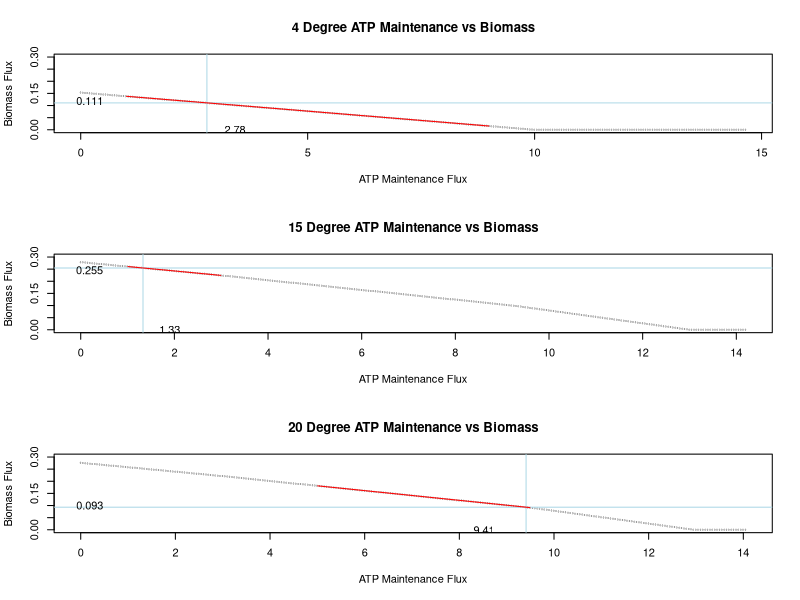

Recreate this plot in R.
# Set to working directory
wd <- commandArgs(trailingOnly = TRUE)
setwd(wd)

df_4 <- read.csv('./04C-ATPM-Robustness.tsv', header=F, sep='\t')
df_15 <- read.csv('./15C-ATPM-Robustness.tsv', header=F, sep='\t')
df_20 <- read.csv('./20C-ATPM-Robustness.tsv', header=F, sep='\t')

# Plot out values of ATP maintenance flux (x) vs biomass flux (y)
# Horizontal lines indicate the derived experimental biomass flux
# Linear region around desired biomass is from ~0 to ~10.
# For 4C the linear fitting will be done on the points from ATP maintenance flux of 1 to 9.
fit_4 <- lm(df_4$V2[df_4$V1 > 1 & df_4$V1 < 9] ~ df_4$V1[df_4$V1 > 1 & df_4$V1 < 9])
# Intercept 0.15350
# Slope -0.01535
# Value of X when y = 0.1108573
atpm_4 = (0.1108573 - fit_4$coefficients[1]) / fit_4$coefficients[2]
# 2.778026

# Linear region around desired biomass is from ~1 to ~4
# For 15C the linear fitting will be done on the points from 1 to 3
fit_15 <- lm(df_15$V2[df_15$V1 > 1 & df_15$V1 < 3] ~ df_15$V1[df_15$V1 > 1 & df_15$V1 < 3])
# Intercept 0.27913
# -0.01833
# Value of X when y = 0.254725
atpm_15 = (0.254725 - fit_15$coefficients[1]) / fit_15$coefficients[2]
# 1.331424

# Linear region around the desired biomass is from ~4 to ~9.5
# For 20C the linear fitting will be done on the points from 5 to 9.5
fit_20 <- lm(df_20$V2[df_20$V1 > 5 & df_20$V1 < 9.5] ~ df_20$V1[df_20$V1 > 5 & df_20$V1 < 9.5])
# Intercept 0.28131
# Slope -0.02001
# Value of X when y = 0.09309851
atpm_20 = (0.09309851 - fit_20$coefficients[1]) / fit_20$coefficients[2]
# 9.406421

df <- rbind(c('4C', atpm_4), c('15C', atpm_15), c('20C', atpm_20))
df


pdf('./S5 Fig.pdf', height=12, width=4)
par(mfrow=c(3,1))
plot(df_4, pch='o', cex=0.25, main='4 Degree ATP Maintenance vs Biomass', xlab='ATP Maintenance Flux', ylab='Biomass Flux', ylim=c(0,0.30))
abline(h = 0.11085728, col='lightblue')
abline(v = 2.78, col='lightblue')
text(x = 3.4, y = 0, '2.78', col='black')
text(x = 0.2, y = 0.119, '0.111', col='black')
clip(1,9, -100, 100)
abline(a=0.15350, b=-0.01535, col='red')

plot(df_15, pch='o', cex=0.25, main='15 Degree ATP Maintenance vs Biomass', xlab='ATP Maintenance Flux', ylab='Biomass Flux', ylim=c(0,0.30))
abline(h = 0.25472496, col='lightblue')
abline(v = 1.33, col='lightblue')
text(x = 1.9, y = 0, '1.33', col='black')
text(x = 0.19, y = 0.245, '0.255', col='black')
clip(1,3, -100, 100)
abline(a= 0.27913, b=-0.01833, col='red')

plot(df_20, pch='o', cex=0.25, main='20 Degree ATP Maintenance vs Biomass', xlab='ATP Maintenance Flux', ylab='Biomass Flux', ylim=c(0,0.30))
abline(h = 0.09309851, col='lightblue')
abline(v = 9.41, col='lightblue')
text(x = 0.19, y = 0.1, '0.093', col='black')
text(x = 8.52, y = 0, '9.41', col='black')
clip(5,9.5, -100, 100)
abline(a=0.28131, b=-0.02001, col='red')
dev.off()
